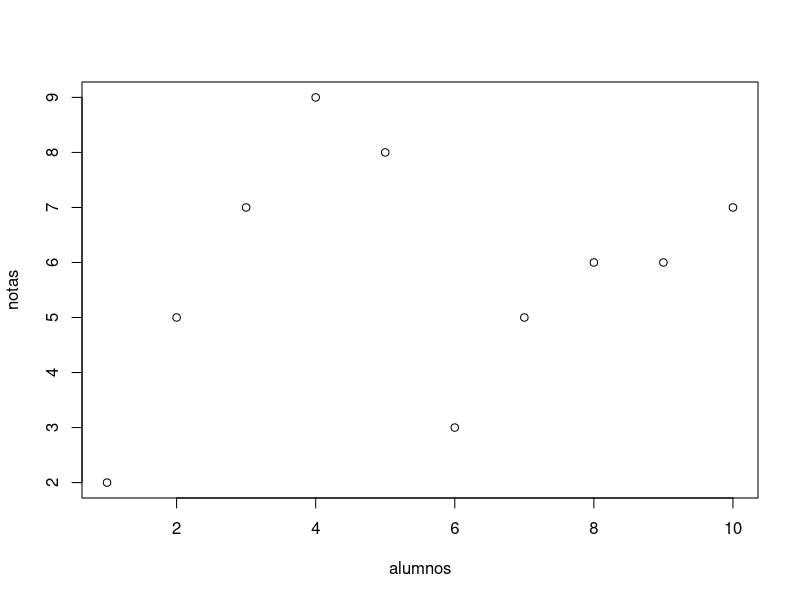
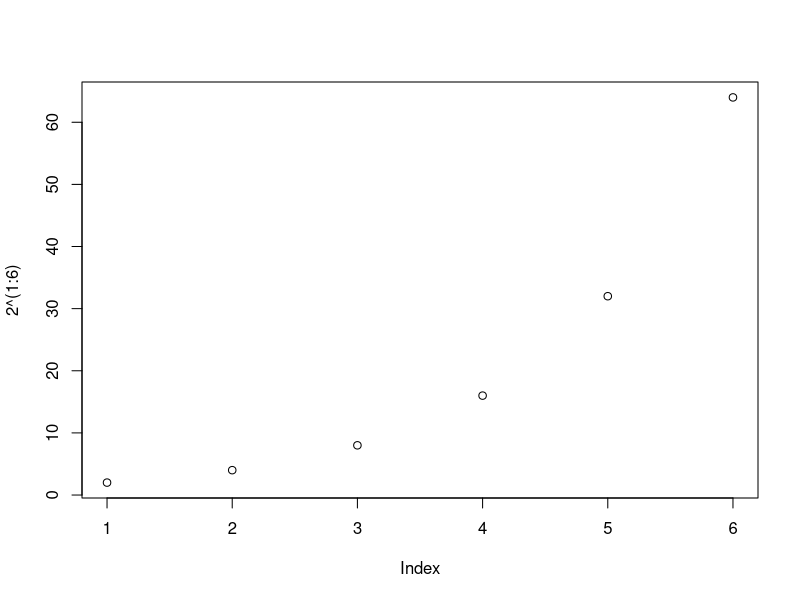
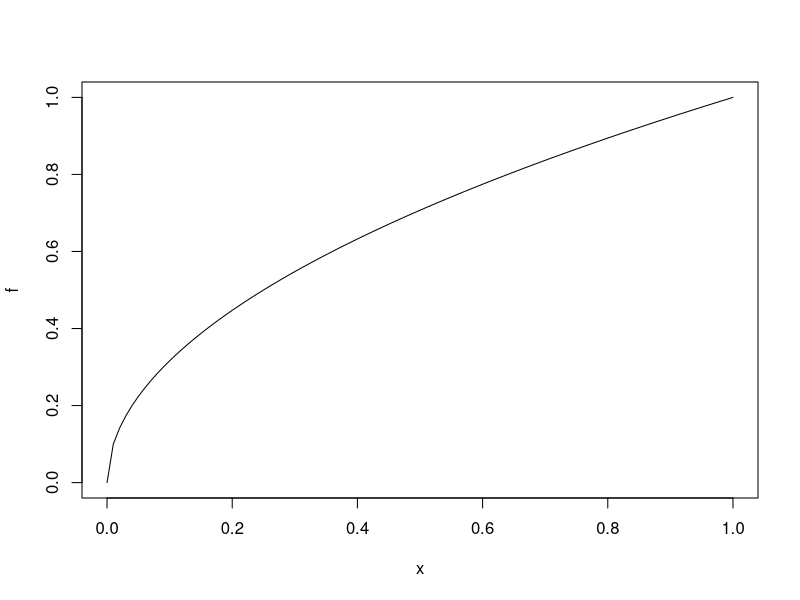

These figures' R source, in order:
## ---- chunk 1
knitr::opts_chunk$set(echo = TRUE)
## ---- chunk 2
alumnos = c(1:10)
notas = c(2,5,7,9,8,3,5,6,6,7)
plot(alumnos,notas)
## ---- chunk 3
plot (2^(1:6))
## ---- chunk 4
f <- function(x){sqrt(x)}
plot(f)
